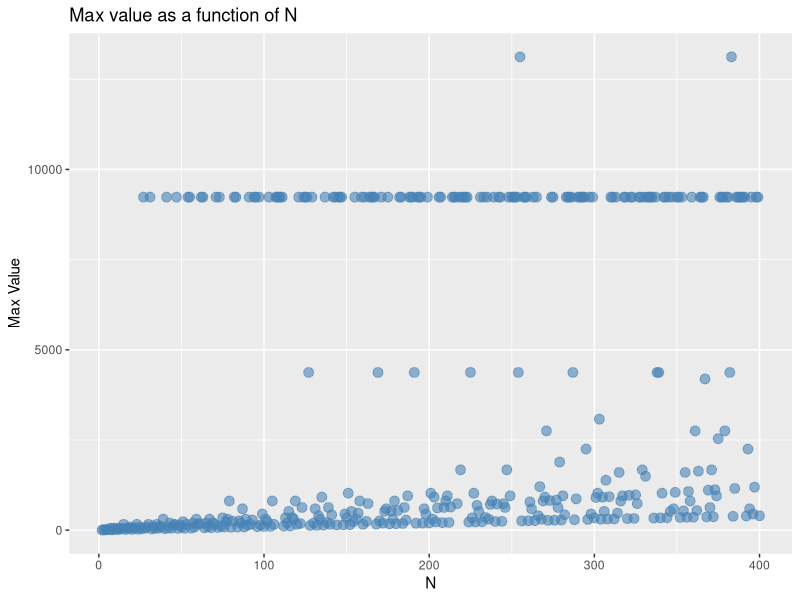
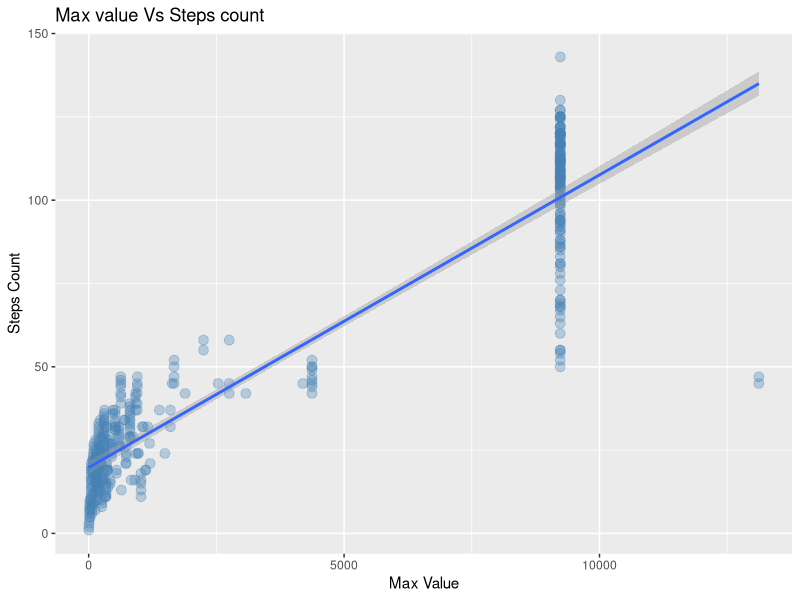
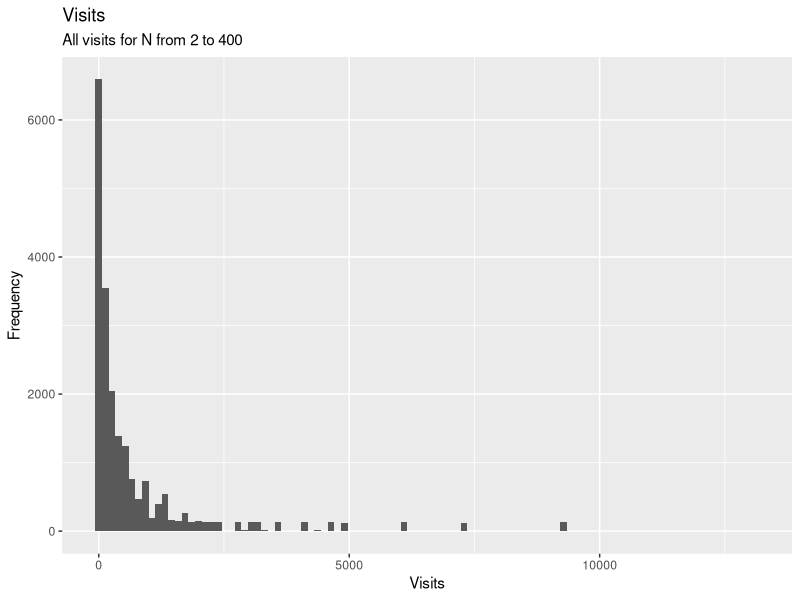

Here is the R script that generated these plots, in order:
# The game "3N+1" goes like this.  If N is odd, multiply it by 3 and add 1.  
# If N is even, divide it by 2.  Repeat until N equals 1, if ever.  
# Every value of N that anyone has ever checked eventually leads to 1, 
# but it is an open mathematical problem (known as the Collatz conjecture) 
# whether EVERY value of N eventually leads to 1.Before you start working on 
# these programs, take a sheet of paper and write out what happens when you start 
# with N=5, N=6, N=7, N=9, to get a feel for it.  For example, starting with N=6, the 
# next number is 3, then 10, then 5, then 16, 8, 4, 2, 1 and we are done


# Write a program three_N that defines a starting value of N and plays the game "3N+1" 
# and prints to the screen the values of N visited along the way.  Use a while loop and stop 
# when N=1.  Investigate some starting values of N.  N=27 is particularly interesting

three_N <- function(N){
  
  print(paste0("N = ", N))
  
  while (N != 1){
    
    if (N/2 == as.integer(N/2)) { # N is even
      N <- N/2
    }else{ # N is odd
      N <- 3 * N + 1
    }
    
    print(paste0("N = ", N))
  }
  
  
}

three_N(27)



# Introduce an additional variable to count how many steps are needed 
# to get to 1, and have the program print that counter after it arrives at N=1. 

three_N_with_count <- function(N){
  
  count <- 0
  
  print(paste0("N = ", N))
  
  while (N != 1){
    
    count <- count + 1
    
    if (N/2 == as.integer(N/2)) { # N is even
      N <- N/2
    }else{ # N is odd
      N <- 3 * N + 1
    }
    
    print(paste0("N = ", N))
  }
  
  print("*******")
  
  print(paste0("There were ", count, " iterations!"))
  
}

three_N_with_count(27)


# Introduce an additional variable to keep track of the maximum value 
# of N before the program reaches N=1.  Here is the logic:  Before the while 
# loop, set m=0.  Within the while loop, if N > m, set m equal to N


three_N_with_max_value <- function(N){
  
  print(paste0("N = ", N))
  
  m <- 0
  
  while (N != 1){
    
    if (N > m) {
      m <- N
    }
    
    if (N/2 == as.integer(N/2)) { # N is even
      N <- N/2
    }else{ # N is odd
      N <- 3 * N + 1
    }
    
    print(paste0("N = ", N))
  }
  
  print("*******")
  
  print(paste0("The max value of N is ", m))
  
}

three_N_with_max_value(5)


# Write another program called multiple_three_N that runs the three_N 
# function for N values going from 2 to 400.  List to the screen the numbers 
# of steps taken and the maximum values for each starting value of N

three_N_with_count_and_max_value <- function(N){ # long variable name sorry :)
  
  initial_N <- N
  
  count <- 0
  
  m <- 0
  
  while (N != 1){
    
    count <- count + 1
    
    if (N > m) {
      m <- N
    }
    
    if (N/2 == as.integer(N/2)) { # N is even
      N <- N/2
    }else{ # N is odd
      N <- 3 * N + 1
    }
    
  }
  
  times <- if (count > 1) { " times " }else{ " time " }
  
  print(paste0(initial_N, " run for ", count, times ,"& reached a max of ", m))
  
}


three_N_with_count_and_max_value(27)



multiple_three_N <- function(){
  
  for (i in 2:400) {
    three_N_with_count_and_max_value(i)
  }
  
}

multiple_three_N()




##################
#### GRAPHING ####
##################

three_N_with_max_value_only <- function(N){
  
  m <- 0
  
  while (N != 1){
    
    if (N > m) {
      m <- N
    }
    
    if (N/2 == as.integer(N/2)) { # N is even
      N <- N/2
    }else{ # N is odd
      N <- 3 * N + 1
    }
  
  }
  
  return(m)
  
}


three_N_with_count_only <- function(N){
  
  count <- 0
  
  while (N != 1){
    
    count <- count + 1
    
    if (N/2 == as.integer(N/2)) { # N is even
      N <- N/2
    }else{ # N is odd
      N <- 3 * N + 1
    }
   
  }
  
  return(count)
  
}


data <- data.frame()

for (i in 2:400) {
  data <- rbind(data, c(i,three_N_with_max_value_only(i), three_N_with_count_only(i)))
}

names(data) <- c("N", "max_value", "steps_count")


library(ggplot2)

png(file = "N_vs_max_value.png")

ggplot(data, aes(N, max_value)) +
  geom_point(alpha = 1/1.7, size = 3, col = "steelblue") + 
  labs(title = "Max value as a function of N", y = "Max Value")

dev.off()
  

png(file = "max_value_vs_steps_count.png")

ggplot(data, aes(max_value, steps_count)) +
  geom_point(alpha = 1/3, size = 3, col = "steelblue") + 
  geom_smooth(method = "lm") + 
  labs(title = "Max value Vs Steps count", x = "Max Value", y = "Steps Count")

dev.off()


three_N_visits <- function(N){
  
  visits <- N
  
  #visits <- rbind(visits, N)
  
  while (N != 1){
    
    if (N/2 == as.integer(N/2)) { # N is even
      N <- N/2
    }else{ # N is odd
      N <- 3 * N + 1
    }
    
    visits <- c(visits, N)
    
  }
  
  return(visits)
}

three_N_visits(5)


data <- c()

for (i in 2:400) {
  
  data <- c(data, three_N_visits(i))
  
}

data <- data.frame(data)

png(file = "all_visits.png")

ggplot(data, aes(data)) + 
  geom_histogram(bins = 100) + 
  labs(title = "Visits", subtitle = "All visits for N from 2 to 400", x = "Visits", y = "Frequency")
  
dev.off()
